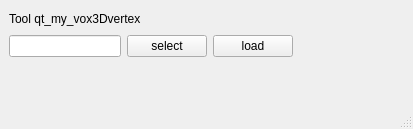
<?xml version="1.0" encoding="UTF-8"?>
<ui version="4.0">
 <class>MainWindow</class>
 <widget class="QMainWindow" name="MainWindow">
  <property name="geometry">
   <rect>
    <x>0</x>
    <y>0</y>
    <width>413</width>
    <height>129</height>
   </rect>
  </property>
  <property name="windowTitle">
   <string>MainWindow</string>
  </property>
  <widget class="QWidget" name="centralwidget">
   <layout class="QVBoxLayout" name="verticalLayout">
    <item>
     <layout class="QHBoxLayout" name="horizontalLayout_2">
      <item>
       <widget class="QLabel" name="label">
        <property name="text">
         <string>Tool qt_my_vox3Dvertex</string>
        </property>
       </widget>
      </item>
      <item>
       <spacer name="horizontalSpacer_2">
        <property name="orientation">
         <enum>Qt::Horizontal</enum>
        </property>
        <property name="sizeHint" stdset="0">
         <size>
          <width>40</width>
          <height>20</height>
         </size>
        </property>
       </spacer>
      </item>
     </layout>
    </item>
    <item>
     <layout class="QHBoxLayout" name="horizontalLayout">
      <item>
       <widget class="QLineEdit" name="lineEdit_voxpath"/>
      </item>
      <item>
       <widget class="QPushButton" name="pushButton_select">
        <property name="text">
         <string>select</string>
        </property>
       </widget>
      </item>
      <item>
       <widget class="QPushButton" name="pushButton_load">
        <property name="text">
         <string>load</string>
        </property>
       </widget>
      </item>
      <item>
       <spacer name="horizontalSpacer">
        <property name="orientation">
         <enum>Qt::Horizontal</enum>
        </property>
        <property name="sizeHint" stdset="0">
         <size>
          <width>40</width>
          <height>20</height>
         </size>
        </property>
       </spacer>
      </item>
     </layout>
    </item>
    <item>
     <spacer name="verticalSpacer">
      <property name="orientation">
       <enum>Qt::Vertical</enum>
      </property>
      <property name="sizeHint" stdset="0">
       <size>
        <width>20</width>
        <height>36</height>
       </size>
      </property>
     </spacer>
    </item>
   </layout>
  </widget>
  <widget class="QMenuBar" name="menubar">
   <property name="geometry">
    <rect>
     <x>0</x>
     <y>0</y>
     <width>413</width>
     <height>21</height>
    </rect>
   </property>
  </widget>
  <widget class="QStatusBar" name="statusbar"/>
 </widget>
 <resources/>
 <connections/>
</ui>
